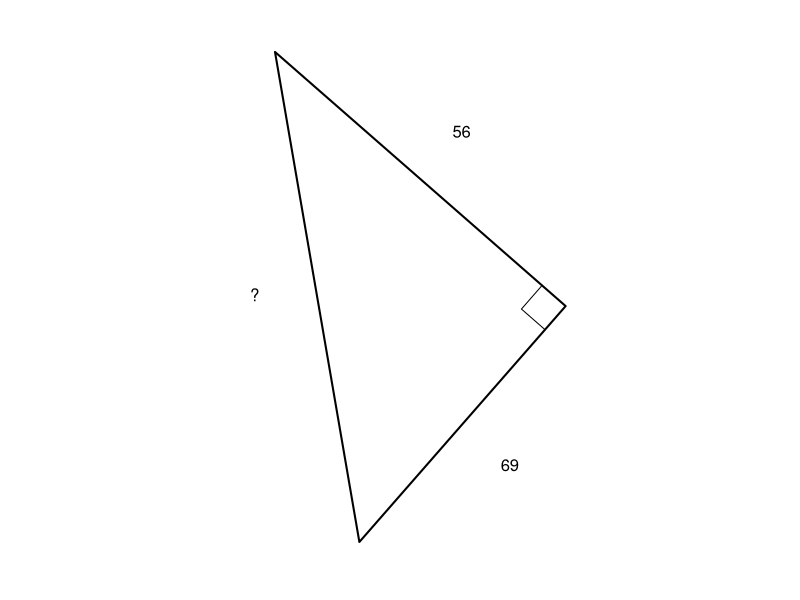

Write the R code that produced this figure.
## ---- chunk 1
ab = sample(11:99,2)
a = ab[1]
b = ab[2]
c = sqrt(a^2+b^2)

## ---- chunk 2
x0 = c(-2/3*b,1/3*b,1/3*b)
y0 = c(-1/3*a,-1/3*a,2/3*a)
r0 = sqrt(x0^2+y0^2)
r0max = max(r0)

bsize = 1/10*min(c(a,b))
xb0 = c(1/3*b-bsize,1/3*b-bsize,1/3*b)
yb0 = c(-1/3*a,-1/3*a+bsize,-1/3*a+bsize)

ang = atan(a/b)
tbump = 2/10*min(c(a,b))
xt0 = c(-1/6*b,1/3*b+tbump,-1/6*b-cos(ang)*tbump)
yt0 = c(-1/3*a-tbump,1/6*a,1/6*a+sin(ang)*tbump)

th = runif(1,0,2*pi)

if(sample(1:2,1)==2){
    x0 = -x0
    xb0 = -xb0
    xt0 = -xt0
}


x1 = cos(th)*x0-sin(th)*y0
y1 = sin(th)*x0+cos(th)*y0
xb1 = cos(th)*xb0-sin(th)*yb0
yb1 = sin(th)*xb0+cos(th)*yb0
xt1 = cos(th)*xt0-sin(th)*yt0
yt1 = sin(th)*xt0+cos(th)*yt0

par(mar=c(0,0,0,0),pty="s")
plot(0,0,"n",axes=F,ann=F,xlim=c(-r0max,r0max),ylim=c(-r0max,r0max))

polygon(x1,y1,lwd=2)
lines(xb1,yb1,lwd=1)

text(xt1,yt1,c(a,b,"?"))
